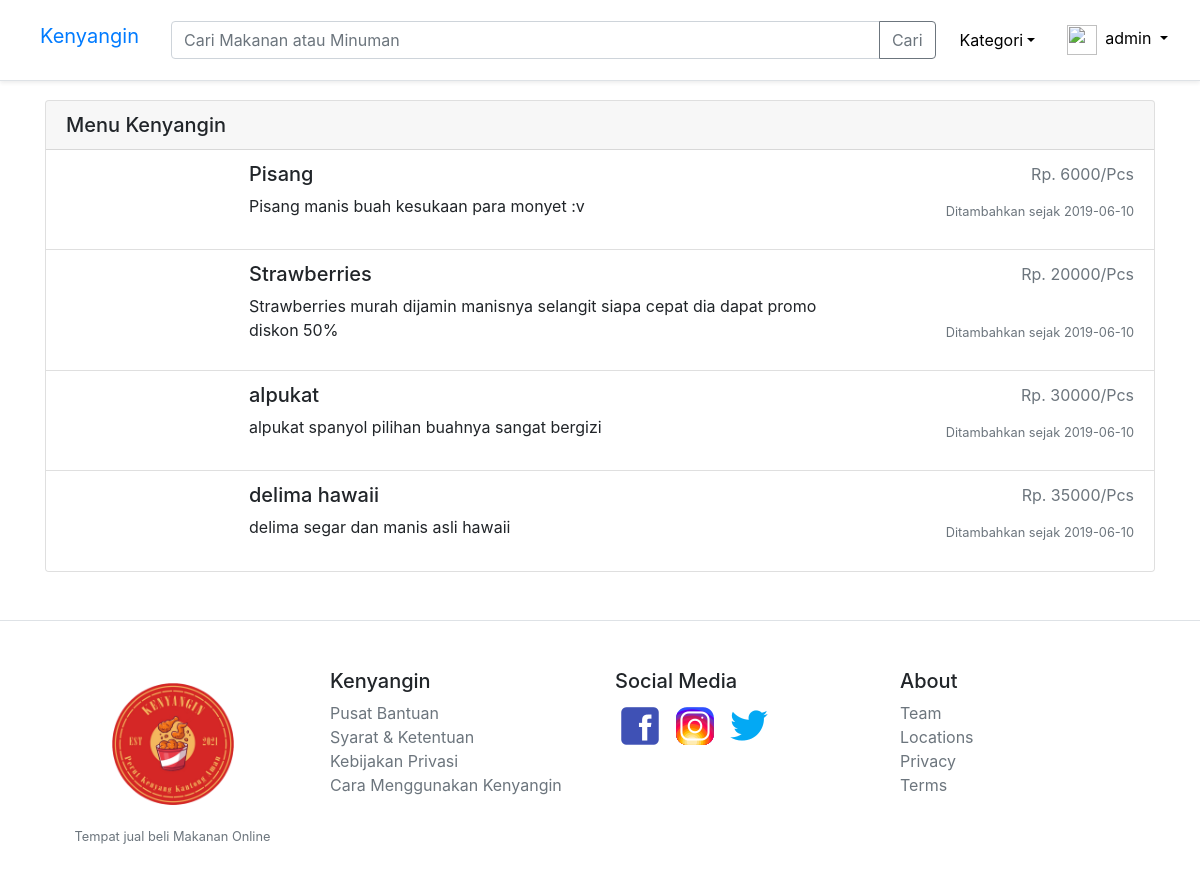
Screenshot of /kategori/cemilan (signed in) with the database file from the repository.
### tables this page shows
CREATE TABLE `barang` (
  `id` int(11) NOT NULL,
  `id_user` int(11) NOT NULL,
  `id_kategori` int(11) NOT NULL,
  `nama` varchar(50) NOT NULL,
  `harga` int(11) NOT NULL,
  `stok` double NOT NULL,
  `deskripsi` text NOT NULL,
  `created_at` date NOT NULL,
  `foto1` text NOT NULL,
  `foto2` text NOT NULL,
  `foto3` text NOT NULL,
  `foto4` text NOT NULL,
  `foto5` text NOT NULL,
  `foto6` text NOT NULL
);

### app/core/Controller.php (called while the page is built, shortened)
<?php
class Controller{
	public function view($view, $data = [])
	{
		require_once './app/views/'. $view. '.php';
	}
	public function model($model)
	{
		return new $model;
	}
}

### app/core/App.php (called while the page is built, shortened)
<?php
class App
{
    protected $method = 'index';
    protected $params = [];
    public function __construct()
    {
        $url = $this->parseURL();
        if (!empty($url)) {
            if (file_exists('./app/controllers/'. $url[0]. '.php')) {
                unset($url[0]);
            }
        }
        $this->controller = new $this->controller;
        if (!empty($url)) {
            if (isset($url[1])) {
                if (method_exists($this->controller, $url[1])) {
                    $this->method = $url[1];
                    unset($url[1]);
                }
            }
            $this->params = array_values($url);
        }
        call_user_func_array([$this->controller,$this->method],$this->params);
    }
    public function parseURL()
    {
        if (isset($_GET['url'])) {
            $url = rtrim($_GET['url'],'/');
            $url = filter_var($url, FILTER_SANITIZE_URL);
            $url = explode('/',$url);
            return $url;
        }
    }
}

### index.php (called while the page is built, shortened)
<?php
$app = new App;

### app/core/Database.php (called while the page is built, shortened)
<?php
class Database
{
	private $host = DB_HOST;
	private $user = DB_USER;
	private $pass = DB_PASS;
	private $db_name = DB_NAME;
	private $dbh;
	private $stmt;
	public function __construct()
	{
		$dsn = 'mysql:host=' . $this->host . ';dbname='. $this->db_name;
		$option = [
			PDO::ATTR_PERSISTENT => true,
			PDO::ATTR_ERRMODE => PDO::ERRMODE_EXCEPTION
		];
		try{
			$this->dbh = new PDO($dsn, $this->user, $this->pass, $option);
		} catch(PDOException $e){
			die($e->getMessage());
		}
	}
	public function query($query)
	{
		$this->stmt = $this->dbh->prepare($query);
	}
	public function bind($param, $value, $type = null)
	{
		if (is_null($type)) {
			switch (true) {
				case is_int($value):
					$type = PDO::PARAM_INT;
					break;
				default:
					$type = PDO::PARAM_STR;
			}
		}
		$this->stmt->bindValue($param, $value, $type);
	}
	public function execute()
	{
		$this->stmt->execute();
	}
	public function resultSet()
	{
		$this->execute();
		return $this->stmt->fetchAll(PDO::FETCH_ASSOC);
	}
}

### app/models/Barang_model.php (called while the page is built, shortened)
<?php
class Barang_model
{
    private $db;
    function __construct()
    {
        $this->db = new Database;
    }
    public function getCemilan()
    {
        $query = "SELECT b.id as id, b.id_user as id_user , u.nama as nama_user , u.email as email , u.nomor_telepon as nomor_telepon , u.alamat as alamat , u.foto as foto_user, u.created_at as created_at_user , u.updated_at as updated_at_user , b.id_kategori as id_kategori , k.kategori as kategori , b.nama as nama , b.harga as harga , b.stok as stok , b.deskripsi as deskripsi , b.created_at as created_at , b.foto1 as foto1 , b.foto2 as foto2 , b.foto3 as foto3 , b.foto4 as foto4 , b.foto5  as foto5 , b.foto6 as foto6
        FROM barang b JOIN kategori k on (b.id_kategori=k.id)
        JOIN users u on (b.id_user=u.id)
        WHERE b.id_kategori = :id";
        $this->db->query($query);
        $this->db->bind('id', 2);
        return $this->db->resultSet();
    }
}

### app/views/kategori/index.php (the view, shortened to what this page needs)
<div class="container">
    <div class="card mt-5">
        <h5 class="card-header">
             Menu Kenyangin
        </h5>
        <ul class="list-group list-group-flush">
            <?php if (!$data['jenis_makanan']) { ?>
                <li class="list-group-item">
                    Kosong
                </li>
            <?php } else {
            foreach ($data['jenis_makanan'] as $kenyangin) : ?>
                <li class="list-group-item ">
                    <a class="card-link" href="<?= BASEURL ?>kenyangin/detail/<?= $kenyangin['id']; ?>">
                        <div class="row">
                            <div class="col-md-2 mb-3">
                            </div>
                            <div class="col-md-7">
                                <h5 class="text-body"><?= $kenyangin['nama']; ?></h5>
                                <p class="text-body"><?= $kenyangin['deskripsi']; ?></p>
                            </div>
                            <div class="col-md-3 d-flex align-items-end flex-column">
                                <p class="text-muted">Rp. <?= $kenyangin['harga']; ?>/Pcs</p>
                                <p class="text-muted small mt-auto">
                                    Ditambahkan sejak <?= $kenyangin['created_at']; ?> <br>
                                </p>
                            </div>
                        </div>
                    </a>
                </li>
            <?php endforeach;
        } ?>
        </ul>
    </div>
</div>

### rows the page displays
barang: nama "Pisang", deskripsi "Pisang manis buah kesukaan para monyet :v", harga "6000", created_at "2019-06-10"
barang: nama "Strawberries", deskripsi "Strawberries murah dijamin manisnya selangit siapa cepat dia dapat promo diskon 50%", harga "20000", created_at "2019-06-10"
barang: nama "alpukat", deskripsi "alpukat spanyol pilihan buahnya sangat bergizi", harga "30000", created_at "2019-06-10"
barang: nama "delima hawaii", deskripsi "delima segar dan manis asli hawaii", harga "35000", created_at "2019-06-10"

### other values shown
$username "admin"
